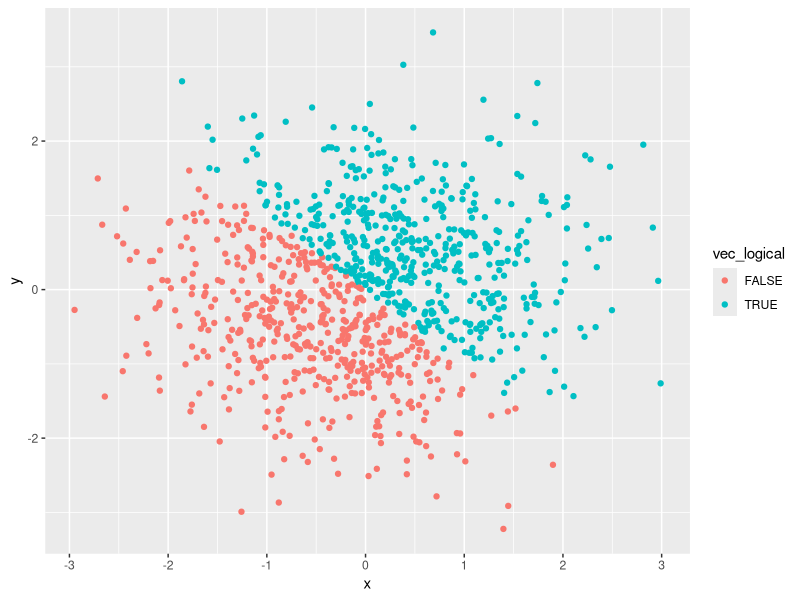
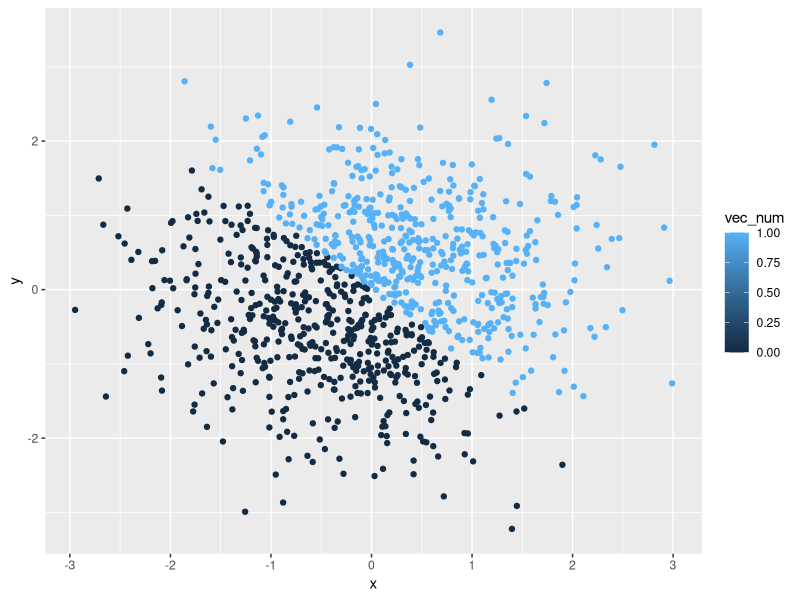
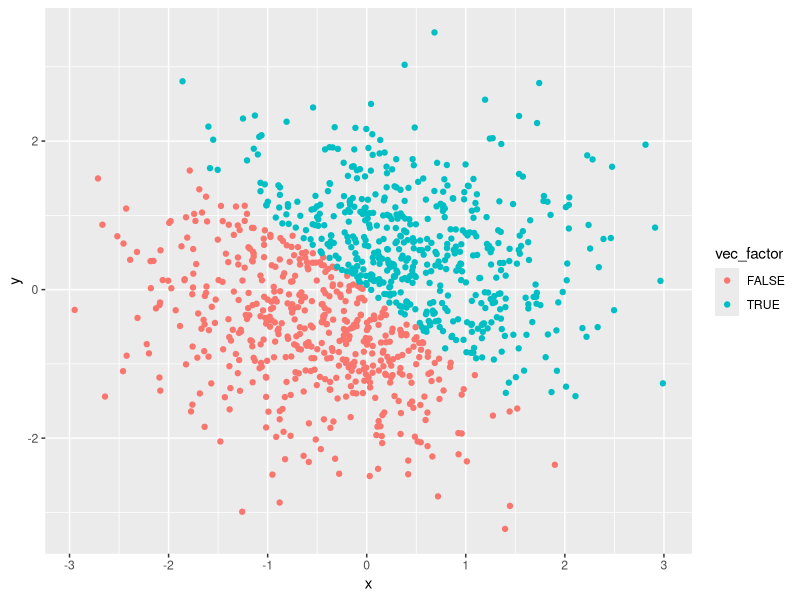

Source code (R) for these figures, in order:
## ---- chunk 1
knitr::opts_chunk$set(echo = TRUE)
library(tidyverse)
## ---- chunk 2
prob1_df = tibble (
  vec_runif = runif(10, min = 0, max = 5), 
  vec_logical = c(vec_runif > 2), # judge the vec_runif and reture True or False
  vec_char = c("p8105", "data", "science", "is", "great", 
               "my", "name", "is", "guojing", "wu"), 
  vec_factor = factor(c(1, 2, 3, 1, 2, 3, 1, 2, 3, 1))
)

# show the result
prob1_df
## ---- chunk 3
mean(prob1_df$vec_runif)
## ---- chunk 4
mean(prob1_df$vec_logical)
## ---- chunk 5
mean(prob1_df$vec_char)
## ---- chunk 6
mean(prob1_df$vec_factor)
## ---- chunk 7
as.numeric(prob1_df$vec_logical)
as.numeric(prob1_df$vec_char)
as.numeric(prob1_df$vec_factor)
## ---- chunk 8
vec_factor_2 = factor(c("a", "a", "b", "b", "b", "c", "d", "e", "f", "g"))
as.numeric(vec_factor_2)
## ---- chunk 9
as.numeric(as.factor(prob1_df$vec_char))
## ---- chunk 10
as.numeric(as.character(prob1_df$vec_factor))
## ---- chunk 11
prob2_df = tibble(
  x = rnorm(1000), 
  y = rnorm(1000), 
  vec_logical = ((x + y) >0), 
  vec_num = as.numeric(vec_logical), 
  vec_factor = as.factor(vec_logical)
)
## ---- chunk 12
ggplot(prob2_df, aes(x = x, y = y)) + 
  geom_point(aes(color = vec_logical))
## ---- chunk 13
ggplot(prob2_df, aes(x = x, y = y)) + 
  geom_point(aes(color = vec_num))
## ---- chunk 14
ggplot(prob2_df, aes(x = x, y = y)) + 
  geom_point(aes(color = vec_factor))
